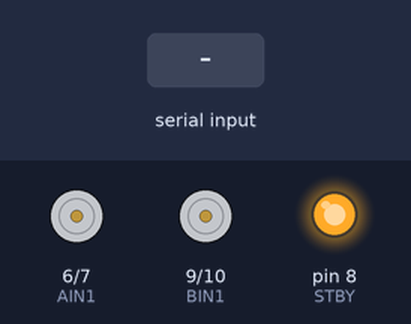
Bench run of a sketch on a simulated Arduino Uno, built with avr-gcc and run on an emulated ATmega328P. Shown: motor-driver pin pairs drawn as motors (green arrow = first pin HIGH = forward, orange = second pin HIGH = backward, longer = more drive, scaled by the enable pin, stopped while the standby pin is LOW), output pins drawn as LEDs (lit = HIGH). Inputs (shaded band) come from the test bench.

Above: at 1.2 s.
1.3 s: "w" received over Serial
At 1.4 s:
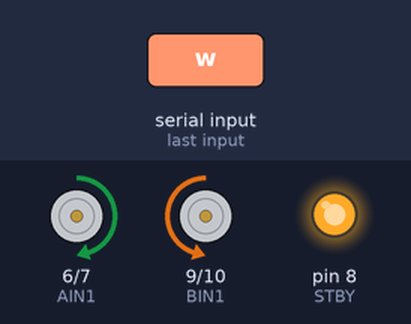
3.0 s: "a" received over Serial
At 3.8 s:
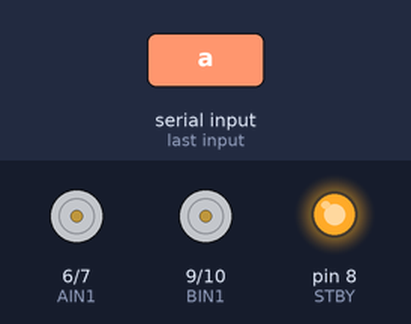
4.7 s: "d" received over Serial
At 4.8 s:
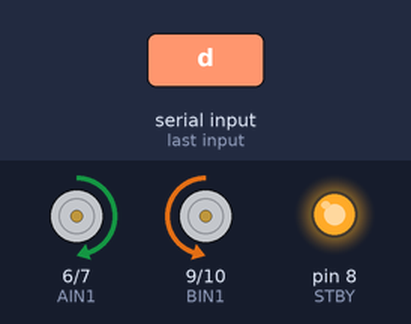
6.4 s: "s" received over Serial
At 6.5 s:
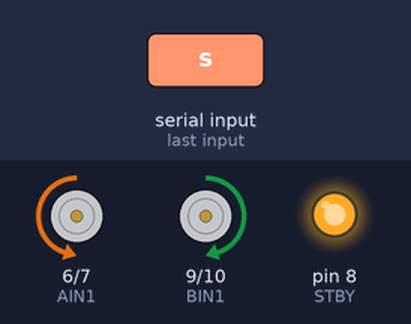
Timing chart, 0 to 9.1 s (numbered marks = the images above; inputs shaded):
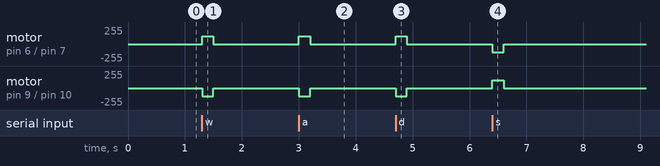

The sketch:

TesteTeclado.ino
```cpp
const int PWMA = 5, AIN1 = 6, AIN2 = 7, STBY = 8, BIN1 = 9, BIN2 = 10, PWMB = 11;

int MTA = 0, MTB = 0;

void setup() {
  // put your setup code here, to run once:
  pinMode(PWMA, OUTPUT);
  pinMode(AIN1, OUTPUT);
  pinMode(AIN2, OUTPUT);
  pinMode(STBY, OUTPUT);
  pinMode(BIN1, OUTPUT);
  pinMode(BIN2, OUTPUT);
  pinMode(PWMB, OUTPUT);

  digitalWrite(STBY, HIGH);
  Serial.begin(9600);


}

void loop() {
  // put your  main code here, to run repeatedly:
  MTA = 0;
  MTB = 0;
  analogWrite(PWMA,MTA);
  analogWrite(PWMB,MTB);
  int dado;
  if(Serial.available()>0)
  {
    dado = Serial.read();
  }
  switch (dado)
  {
  case 'w':
    MTA = 120;
    MTB = 120;
    digitalWrite(AIN1, HIGH);
    digitalWrite(AIN2, LOW);
    digitalWrite(BIN1, LOW);
    digitalWrite(BIN2, HIGH);
    analogWrite(PWMA,MTA);
    analogWrite(PWMB,MTB);
    delay(200);
    break;

  case 'a':
    MTA = 30;
    MTB = 120;
    digitalWrite(AIN1, HIGH);
    digitalWrite(AIN2, LOW);
    digitalWrite(BIN1, LOW);
    digitalWrite(BIN2, HIGH);
    analogWrite(PWMA,MTA);
    analogWrite(PWMB,MTB);
    delay(200);
    break;

  case 'd':
    MTA = 120;
    MTB = 30;
    digitalWrite(AIN1, HIGH);
    digitalWrite(AIN2, LOW);
    digitalWrite(BIN1, LOW);
    digitalWrite(BIN2, HIGH);
    analogWrite(PWMA,MTA);
    analogWrite(PWMB,MTB);
    delay(200);
    break;

  case 's':
    MTA = 120;
    MTB = 120;
    digitalWrite(AIN1, LOW);
    digitalWrite(AIN2, HIGH);
    digitalWrite(BIN1, HIGH);
    digitalWrite(BIN2, LOW);
    analogWrite(PWMA,MTA);
    analogWrite(PWMB,MTB);
    delay(200);
    break;

//  case 'c':
//    digitalWrite(AIN1, HIGH);
//    digitalWrite(AIN2, HIGH);
//    digitalWrite(BIN1, HIGH);
//    digitalWrite(BIN2, HIGH);
//    MTA = 120;
//    MTB = 120;
//    break;
  }
}
```

Measured:
- after the input at 1.3 s, motor on pin 6 (AIN1) / pin 7 (AIN2): stopped → forward 120/255 at once, → stopped 0.20 s later; motor on pin 9 (BIN1) / pin 10 (BIN2): stopped → backward 120/255 at once, → stopped 0.20 s later
- after the input at 3.0 s, motor on pin 6 (AIN1) / pin 7 (AIN2): stopped → forward 120/255 at once, → stopped 0.20 s later; motor on pin 9 (BIN1) / pin 10 (BIN2): stopped → backward 120/255 at once, → stopped 0.20 s later
- after the input at 4.7 s, motor on pin 6 (AIN1) / pin 7 (AIN2): stopped → forward 120/255 at once, → stopped 0.20 s later; motor on pin 9 (BIN1) / pin 10 (BIN2): stopped → backward 120/255 at once, → stopped 0.20 s later
- after the input at 6.4 s, motor on pin 6 (AIN1) / pin 7 (AIN2): stopped → backward 120/255 at once, → stopped 0.20 s later; motor on pin 9 (BIN1) / pin 10 (BIN2): stopped → forward 120/255 at once, → stopped 0.20 s later
